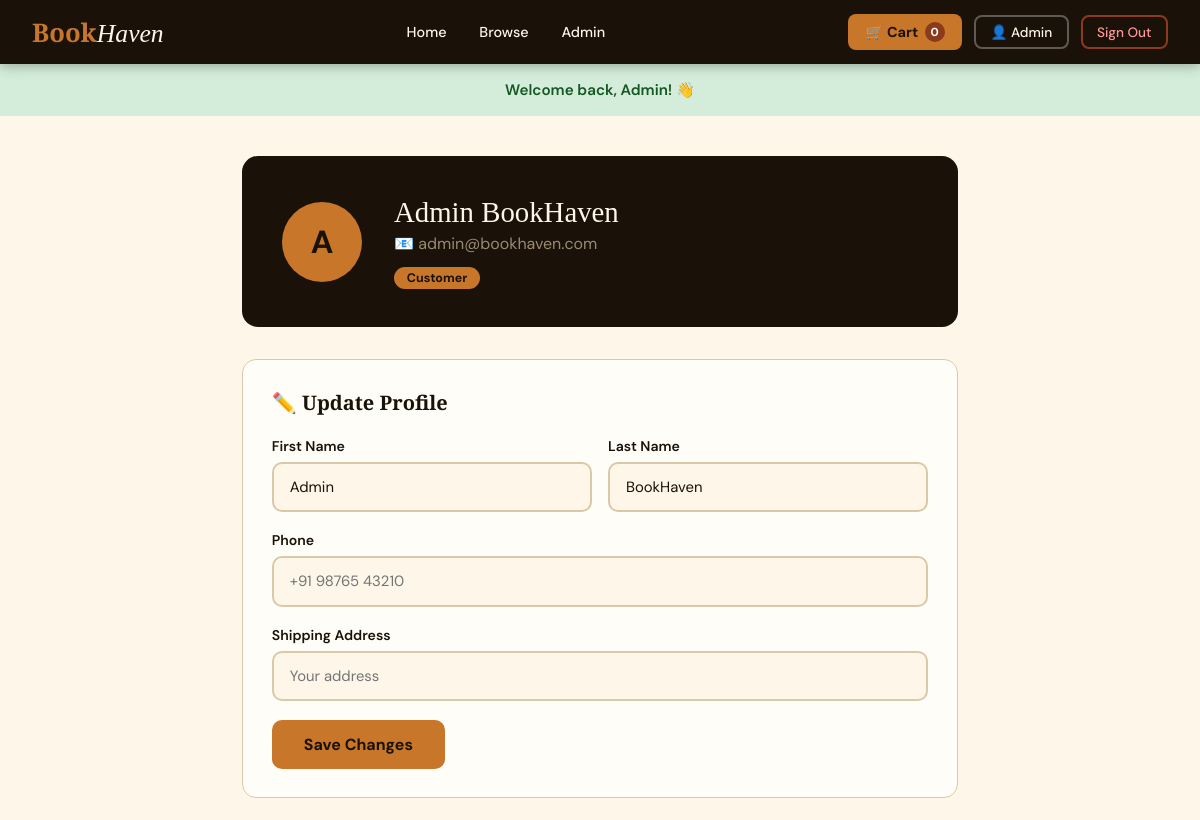
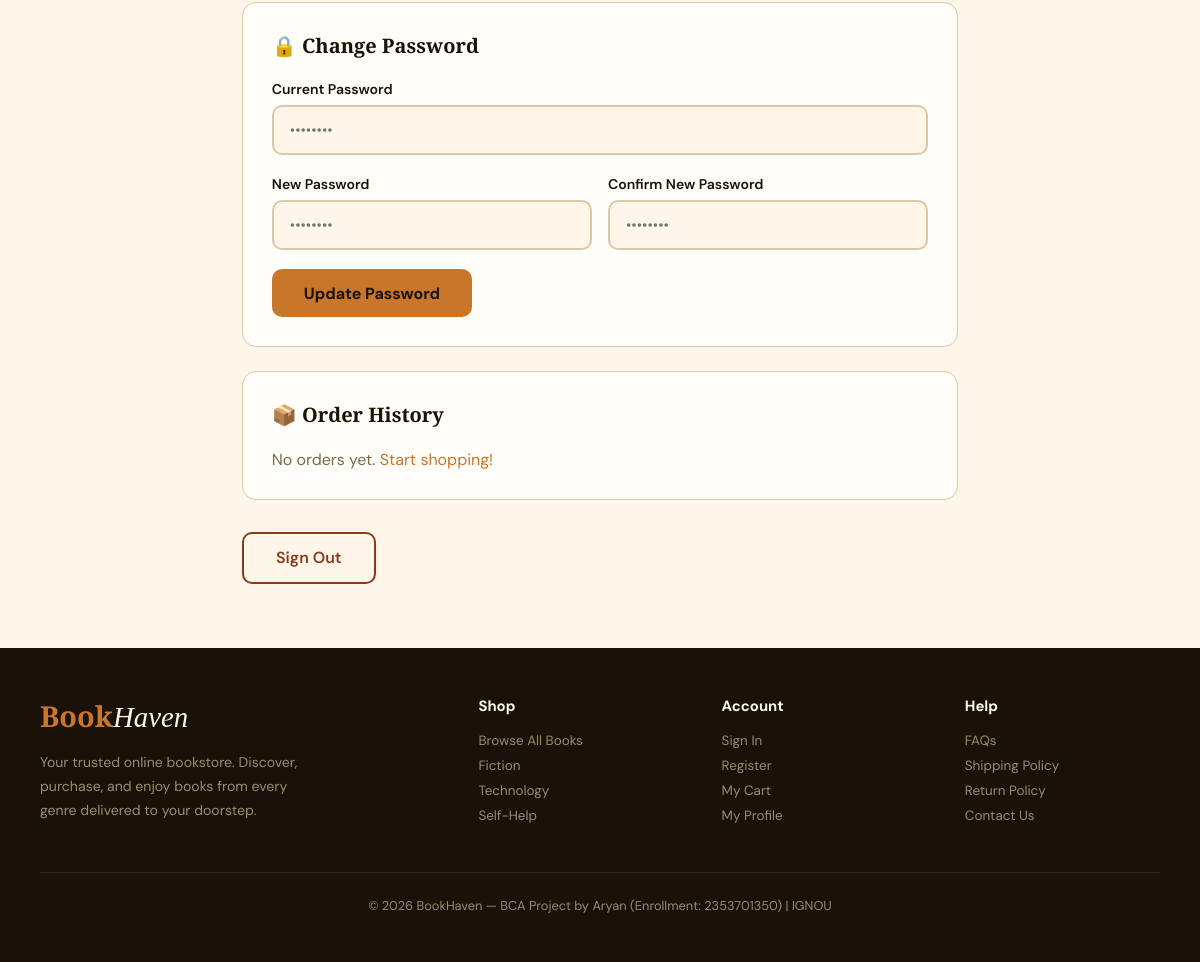
The app's page /profile.php (signed in) with its own data (2 pictures, top to bottom).
### tables this page shows
CREATE TABLE IF NOT EXISTS users (
    user_id     INT AUTO_INCREMENT PRIMARY KEY,
    first_name  VARCHAR(100) NOT NULL,
    last_name   VARCHAR(100),
    email       VARCHAR(191) UNIQUE NOT NULL,
    password    VARCHAR(255) NOT NULL,
    phone       VARCHAR(20),
    address     TEXT,
    user_type   ENUM('customer','admin') DEFAULT 'customer',
    created_at  DATETIME DEFAULT CURRENT_TIMESTAMP
);

### profile.php (the view, shortened to what this page needs)
<?php
require_once 'includes/auth.php';
require_once 'includes/db.php';
$uid  = (int)$_SESSION['user_id'];
$user = $conn->query("SELECT * FROM users WHERE user_id=$uid")->fetch_assoc();
$orders = $conn->query("SELECT o.*, GROUP_CONCAT(b.title SEPARATOR ', ') as titles FROM orders o LEFT JOIN order_items oi ON o.order_id=oi.order_id LEFT JOIN books b ON oi.book_id=b.book_id WHERE o.user_id=$uid GROUP BY o.order_id ORDER BY o.order_date DESC");
require_once 'includes/header.php';
?>
<div class="profile-page">
  <div class="profile-header">
    <div class="p-avatar"><?= strtoupper(substr($user['first_name'], 0, 1)) ?></div>
    <div>
      <div class="p-name"><?= htmlspecialchars($user['first_name'] . ' ' . $user['last_name']) ?></div>
      <div class="p-email">📧 <?= htmlspecialchars($user['email']) ?></div>
      <div style="margin-top:.75rem;"><span style="background:var(--amber);color:var(--ink);padding:.2rem .8rem;border-radius:20px;font-size:.78rem;font-weight:700;">Customer</span></div>
    </div>
  </div>
  <div class="p-section">
    <h3>✏️ Update Profile</h3>
    <form method="POST" action="profile.php">
      <div class="form-row">
        <div class="form-group">
          <label>First Name</label>
          <input type="text" name="first_name" value="<?= htmlspecialchars($user['first_name']) ?>" required>
        </div>
        <div class="form-group">
          <label>Last Name</label>
          <input type="text" name="last_name" value="<?= htmlspecialchars($user['last_name'] ?? '') ?>">
        </div>
      </div>
      <div class="form-group">
        <label>Phone</label>
        <input type="tel" name="phone" value="<?= htmlspecialchars($user['phone'] ?? '') ?>" placeholder="+91 98765 43210">
      </div>
      <div class="form-group">
        <label>Shipping Address</label>
        <input type="text" name="address" value="<?= htmlspecialchars($user['address'] ?? '') ?>" placeholder="Your address">
      </div>
      <button type="submit" class="btn-primary">Save Changes</button>
    </form>
  </div>
  <div class="p-section">
    <h3>🔒 Change Password</h3>
    <form method="POST" action="profile.php">
      <div class="form-group">
        <label>Current Password</label>
        <input type="password" name="old_password" placeholder="••••••••" required>
      </div>
      <div class="form-row">
        <div class="form-group">
          <label>New Password</label>
          <input type="password" name="new_password" placeholder="••••••••" required>
        </div>
        <div class="form-group">
          <label>Confirm New Password</label>
          <input type="password" name="confirm_password" placeholder="••••••••" required>
        </div>
      </div>
      <button type="submit" class="btn-primary">Update Password</button>
    </form>
  </div>
  <div class="p-section">
    <h3>📦 Order History</h3>
    <?php if($orders->num_rows === 0): ?>
      <p style="color:var(--muted);">No orders yet. <a href="shop.php" style="color:var(--amber);">Start shopping!</a></p>
    <?php endif; ?>
  </div>
  <a class="btn-outline" href="logout.php" style="border-color:var(--rust);color:var(--rust);display:inline-block;margin-top:.5rem;">Sign Out</a>
</div>
<?php require_once 'includes/footer.php'; ?>

### bookhaven/assets/css/style.css (style rules this page uses)
:root { --ink: #1a1208; --paper: #fdf6e9; --cream: #f5ead4; --amber: #c8762a; --amber-light: #e8963e; --amber-pale: #faefd8; --forest: #2d5016; --rust: #8b3a1c; --muted: #7a6a52; --border: #d9c9a8; --shadow: rgba(26,18,8,0.12); --card: #fffdf7; }
* { margin:0; padding:0; box-sizing:border-box; }
body { font-family:'DM Sans',sans-serif; background:var(--paper); color:var(--ink); min-height:100vh; }
a { text-decoration:none; color:inherit; }
.btn-primary { background:var(--amber); color:var(--ink); border:none; padding:.85rem 2rem; border-radius:10px; font-size:1rem; font-weight:700; cursor:pointer; transition:all .2s; font-family:'DM Sans',sans-serif; display:inline-block; }
.btn-outline { background:transparent; color:var(--paper); border:2px solid rgba(255,255,255,.3); padding:.85rem 2rem; border-radius:10px; font-size:1rem; font-weight:600; display:inline-block; transition:all .2s; }
.form-group { margin-bottom:1.2rem; }
.form-group label { display:block; font-weight:600; margin-bottom:.45rem; font-size:.88rem; }
.form-group input, .form-group select, .form-group textarea { width:100%; padding:.82rem 1rem; border:2px solid var(--border); border-radius:10px; font-size:.93rem; font-family:'DM Sans',sans-serif; background:var(--paper); color:var(--ink); transition:border-color .2s; }
.form-row { display:grid; grid-template-columns:1fr 1fr; gap:1rem; }
.profile-page { max-width:780px; margin:2.5rem auto; padding:0 2rem; }
.profile-header { background:var(--ink); color:var(--paper); border-radius:16px; padding:2.5rem; margin-bottom:2rem; display:flex; align-items:center; gap:2rem; }
.p-avatar { width:80px; height:80px; background:var(--amber); border-radius:50%; display:flex; align-items:center; justify-content:center; font-size:2rem; font-weight:700; color:var(--ink); flex-shrink:0; }
.p-name { font-family:'Playfair Display',serif; font-size:1.8rem; }
.p-email { color:#9a8a72; margin-top:.25rem; }
.p-section { background:var(--card); border:1px solid var(--border); border-radius:14px; padding:1.8rem; margin-bottom:1.5rem; }
.p-section h3 { font-family:'Playfair Display',serif; font-size:1.25rem; margin-bottom:1.3rem; }

### records on screen
users: first_name "A", first_name+last_name "Admin BookHaven", email "admin@bookhaven.com", first_name "Admin", last_name "BookHaven"

### other values on screen
$cartCount "0"
$_SESSION['first_name'] "Admin"
$f['msg'] "Welcome back, Admin! 👋"
